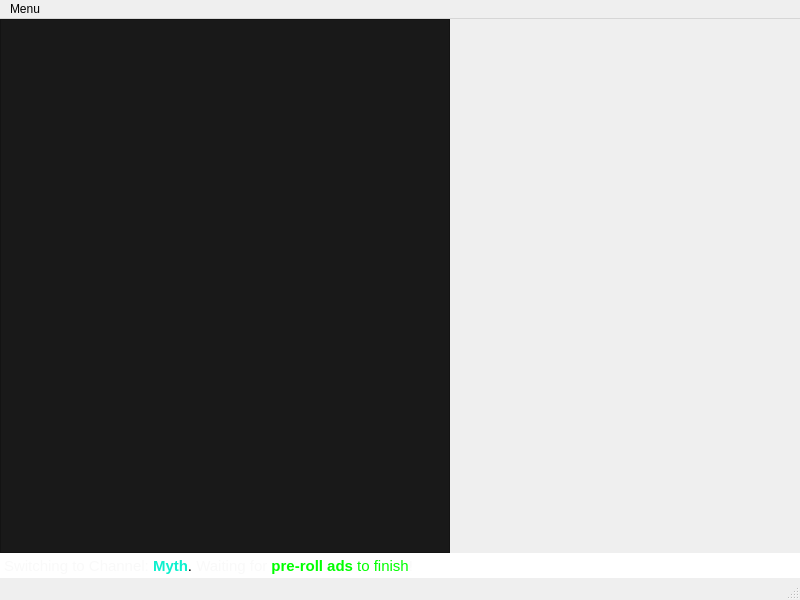
<?xml version="1.0" encoding="UTF-8"?>
<ui version="4.0">
 <class>MainWindow</class>
 <widget class="QMainWindow" name="MainWindow">
  <property name="geometry">
   <rect>
    <x>0</x>
    <y>0</y>
    <width>800</width>
    <height>600</height>
   </rect>
  </property>
  <property name="windowTitle">
   <string>MainWindow</string>
  </property>
  <property name="styleSheet">
   <string notr="true">background-color: #3D3C38;
QStatusBar{
color:#F9F9F9;
}</string>
  </property>
  <widget class="QWidget" name="centralwidget">
   <layout class="QGridLayout" name="gridLayout">
    <property name="leftMargin">
     <number>0</number>
    </property>
    <property name="topMargin">
     <number>0</number>
    </property>
    <property name="rightMargin">
     <number>0</number>
    </property>
    <property name="bottomMargin">
     <number>0</number>
    </property>
    <property name="spacing">
     <number>0</number>
    </property>
    <item row="0" column="1">
     <widget class="QWidget" name="widget" native="true">
      <property name="minimumSize">
       <size>
        <width>350</width>
        <height>0</height>
       </size>
      </property>
      <property name="maximumSize">
       <size>
        <width>350</width>
        <height>16777215</height>
       </size>
      </property>
     </widget>
    </item>
    <item row="0" column="0">
     <widget class="QWidget" name="widget_2" native="true">
      <property name="minimumSize">
       <size>
        <width>100</width>
        <height>0</height>
       </size>
      </property>
      <layout class="QGridLayout" name="gridLayout_2">
       <property name="leftMargin">
        <number>0</number>
       </property>
       <property name="topMargin">
        <number>0</number>
       </property>
       <property name="rightMargin">
        <number>0</number>
       </property>
       <property name="bottomMargin">
        <number>0</number>
       </property>
       <property name="spacing">
        <number>0</number>
       </property>
       <item row="0" column="0">
        <widget class="QPlainTextEdit" name="plainTextEdit">
         <property name="minimumSize">
          <size>
           <width>0</width>
           <height>0</height>
          </size>
         </property>
         <property name="font">
          <font>
           <pointsize>12</pointsize>
          </font>
         </property>
         <property name="styleSheet">
          <string notr="true">background-color: #191919;
color:#F9F9F9;</string>
         </property>
         <property name="readOnly">
          <bool>true</bool>
         </property>
         <property name="plainText">
          <string/>
         </property>
        </widget>
       </item>
      </layout>
     </widget>
    </item>
    <item row="1" column="0" colspan="2">
     <widget class="QTextEdit" name="textEdit_SwitchAlert">
      <property name="maximumSize">
       <size>
        <width>16777215</width>
        <height>25</height>
       </size>
      </property>
      <property name="frameShape">
       <enum>QFrame::NoFrame</enum>
      </property>
      <property name="verticalScrollBarPolicy">
       <enum>Qt::ScrollBarAlwaysOff</enum>
      </property>
      <property name="horizontalScrollBarPolicy">
       <enum>Qt::ScrollBarAlwaysOff</enum>
      </property>
      <property name="html">
       <string>&lt;!DOCTYPE HTML PUBLIC &quot;-//W3C//DTD HTML 4.0//EN&quot; &quot;http://www.w3.org/TR/REC-html40/strict.dtd&quot;&gt;
&lt;html&gt;&lt;head&gt;&lt;meta name=&quot;qrichtext&quot; content=&quot;1&quot; /&gt;&lt;meta charset=&quot;utf-8&quot; /&gt;&lt;style type=&quot;text/css&quot;&gt;
p, li { white-space: pre-wrap; }
&lt;/style&gt;&lt;/head&gt;&lt;body style=&quot; font-family:'맑은 고딕'; font-size:9pt; font-weight:400; font-style:normal;&quot;&gt;
&lt;p style=&quot; margin-top:0px; margin-bottom:0px; margin-left:0px; margin-right:0px; -qt-block-indent:0; text-indent:0px;&quot;&gt;&lt;span style=&quot; font-family:'Callibri'; font-size:11pt; color:#f9f9f9;&quot;&gt;Switching to Channel:&lt;/span&gt;&lt;span style=&quot; font-family:'Callibri'; font-size:11pt;&quot;&gt; &lt;/span&gt;&lt;span style=&quot; font-family:'Callibri'; font-size:11pt; font-weight:600; color:#0ef0ce;&quot;&gt;Myth&lt;/span&gt;&lt;span style=&quot; font-family:'Callibri'; font-size:11pt;&quot;&gt;. &lt;/span&gt;&lt;span style=&quot; font-family:'Callibri'; font-size:11pt; color:#f9f9f9;&quot;&gt;Waiting for&lt;/span&gt;&lt;span style=&quot; font-family:'Callibri'; font-size:11pt;&quot;&gt; &lt;/span&gt;&lt;span style=&quot; font-family:'Callibri'; font-size:11pt; font-weight:600; color:#00ff00;&quot;&gt;pre-roll ads&lt;/span&gt;&lt;span style=&quot; font-family:'Callibri'; font-size:11pt; color:#00ff00;&quot;&gt; to finish&lt;/span&gt;&lt;span style=&quot; font-family:'Callibri'; font-size:11pt; color:#f9f9f9;&quot;&gt;!&lt;/span&gt;&lt;/p&gt;&lt;/body&gt;&lt;/html&gt;</string>
      </property>
      <property name="acceptRichText">
       <bool>true</bool>
      </property>
      <property name="textInteractionFlags">
       <set>Qt::NoTextInteraction</set>
      </property>
     </widget>
    </item>
   </layout>
  </widget>
  <widget class="QMenuBar" name="menubar">
   <property name="enabled">
    <bool>true</bool>
   </property>
   <property name="geometry">
    <rect>
     <x>0</x>
     <y>0</y>
     <width>800</width>
     <height>21</height>
    </rect>
   </property>
   <widget class="QMenu" name="menuMenu">
    <property name="title">
     <string>Menu</string>
    </property>
    <addaction name="actionSettings"/>
   </widget>
   <addaction name="menuMenu"/>
  </widget>
  <widget class="QStatusBar" name="statusbar"/>
  <action name="actionSettings">
   <property name="text">
    <string>Settings</string>
   </property>
  </action>
 </widget>
 <resources/>
 <connections/>
</ui>
